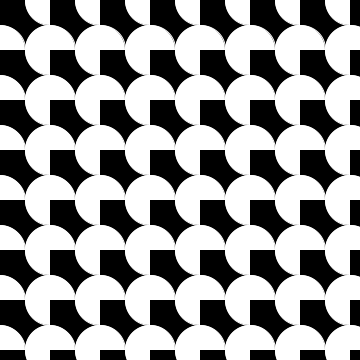
Frame 1 (no input)
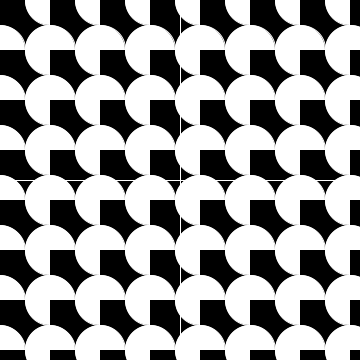
Frame 60 (the mouse pressed at the canvas centre just before this capture)
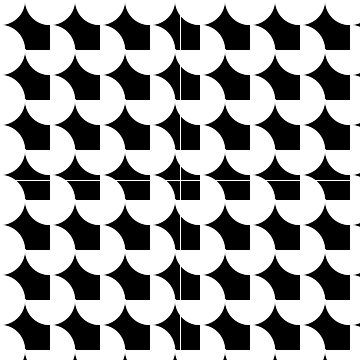
Frame 120 (the mouse held since frame 60 and released just before this capture)

The Processing sketch that drew these frames (run headless with seeded random() and noise(); from frame 60 on, the mouse is pressed at the canvas centre):

// Processing sketch: arcRotateConcentrico
// ── arcRotateConcentrico.pde
int diam = 50;
void setup() {
  size(360, 360);
  shapeMode(CENTER);
}
void draw() {
  background(0);
  line(width/2, 0, width/2, height);
  line(0, height/2, width, height/2);
  stroke(255);
  for (int i = 0; i < width; i+=50) {
    for (int j = 0; j < height; j+=50) {
      pushMatrix();
      //TRASLADAMOS NUESTRO PUNTO X, Y
      translate(i, j);
      /*ROTAMOS SIN AFECTAR A NADA DE LO QUE ESTE AFUERA
       DE NUESTR0 PUSHMATRIX
       */
      rotate(radians(mouseX));
      arc(0, 0, diam, diam, HALF_PI, TWO_PI);
      popMatrix();
    }
  }
}
